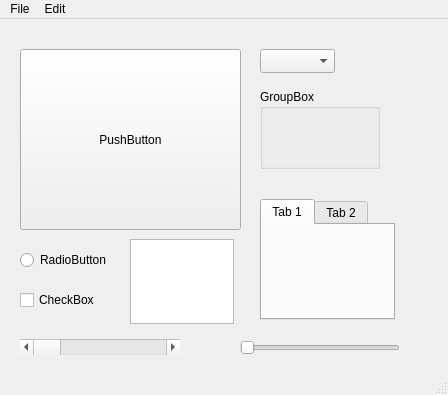
<?xml version="1.0" encoding="UTF-8"?>
<ui version="4.0">
 <class>MainWindow</class>
 <widget class="QMainWindow" name="MainWindow">
  <property name="geometry">
   <rect>
    <x>0</x>
    <y>0</y>
    <width>448</width>
    <height>395</height>
   </rect>
  </property>
  <property name="windowTitle">
   <string>MainWindow</string>
  </property>
  <widget class="QWidget" name="centralwidget">
   <widget class="QPushButton" name="pushButton">
    <property name="geometry">
     <rect>
      <x>20</x>
      <y>30</y>
      <width>221</width>
      <height>181</height>
     </rect>
    </property>
    <property name="text">
     <string>PushButton</string>
    </property>
   </widget>
   <widget class="QRadioButton" name="radioButton">
    <property name="geometry">
     <rect>
      <x>20</x>
      <y>230</y>
      <width>97</width>
      <height>22</height>
     </rect>
    </property>
    <property name="text">
     <string>RadioButton</string>
    </property>
   </widget>
   <widget class="QCheckBox" name="checkBox">
    <property name="geometry">
     <rect>
      <x>20</x>
      <y>270</y>
      <width>83</width>
      <height>22</height>
     </rect>
    </property>
    <property name="text">
     <string>CheckBox</string>
    </property>
   </widget>
   <widget class="QGroupBox" name="groupBox">
    <property name="geometry">
     <rect>
      <x>260</x>
      <y>70</y>
      <width>120</width>
      <height>80</height>
     </rect>
    </property>
    <property name="title">
     <string>GroupBox</string>
    </property>
   </widget>
   <widget class="QTabWidget" name="tabWidget">
    <property name="geometry">
     <rect>
      <x>260</x>
      <y>180</y>
      <width>135</width>
      <height>121</height>
     </rect>
    </property>
    <widget class="QWidget" name="tab">
     <attribute name="title">
      <string>Tab 1</string>
     </attribute>
    </widget>
    <widget class="QWidget" name="tab_2">
     <attribute name="title">
      <string>Tab 2</string>
     </attribute>
    </widget>
   </widget>
   <widget class="QComboBox" name="comboBox">
    <property name="geometry">
     <rect>
      <x>260</x>
      <y>30</y>
      <width>75</width>
      <height>24</height>
     </rect>
    </property>
   </widget>
   <widget class="QScrollBar" name="horizontalScrollBar">
    <property name="geometry">
     <rect>
      <x>20</x>
      <y>320</y>
      <width>160</width>
      <height>16</height>
     </rect>
    </property>
    <property name="orientation">
     <enum>Qt::Horizontal</enum>
    </property>
   </widget>
   <widget class="QSlider" name="horizontalSlider">
    <property name="geometry">
     <rect>
      <x>240</x>
      <y>320</y>
      <width>160</width>
      <height>18</height>
     </rect>
    </property>
    <property name="orientation">
     <enum>Qt::Horizontal</enum>
    </property>
   </widget>
   <widget class="QTextEdit" name="textEdit">
    <property name="geometry">
     <rect>
      <x>130</x>
      <y>220</y>
      <width>104</width>
      <height>85</height>
     </rect>
    </property>
   </widget>
  </widget>
  <widget class="QMenuBar" name="menubar">
   <property name="geometry">
    <rect>
     <x>0</x>
     <y>0</y>
     <width>448</width>
     <height>25</height>
    </rect>
   </property>
   <widget class="QMenu" name="menuFile">
    <property name="title">
     <string>File</string>
    </property>
   </widget>
   <widget class="QMenu" name="menuEdit">
    <property name="title">
     <string>Edit</string>
    </property>
   </widget>
   <addaction name="menuFile"/>
   <addaction name="menuEdit"/>
  </widget>
  <widget class="QStatusBar" name="statusbar"/>
 </widget>
 <resources/>
 <connections/>
</ui>
